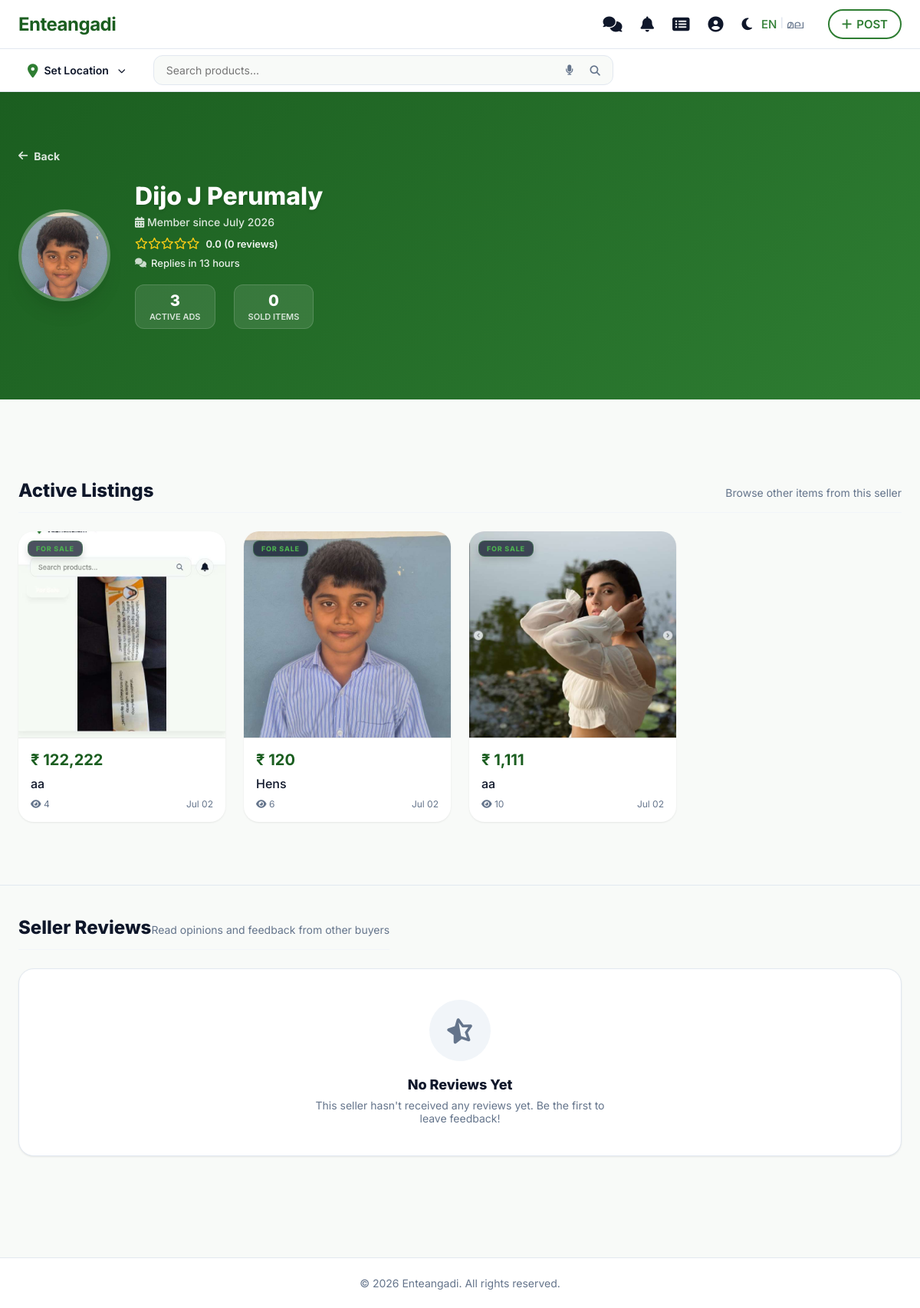
The page /user/view_profile.php?id=8 (signed in) on the database its author committed.
### tables this page shows
CREATE TABLE `users` (
  `id` int(11) NOT NULL AUTO_INCREMENT,
  `username` varchar(100) NOT NULL,
  `email` varchar(155) DEFAULT NULL,
  `phone_number` varchar(20) NOT NULL,
  `phone` varchar(20) DEFAULT NULL,
  `profile_picture` varchar(255) DEFAULT NULL,
  `password` varchar(255) NOT NULL,
  `role` enum('user','admin') DEFAULT 'user',
  `is_admin` tinyint(1) DEFAULT 0,
  `permissions` text DEFAULT NULL,
  `session_token` varchar(255) DEFAULT NULL,
  `last_activity` timestamp NULL DEFAULT NULL,
  `created_at` timestamp NOT NULL DEFAULT current_timestamp(),
  `tut_home` tinyint(1) DEFAULT 0,
  `tut_post` tinyint(1) DEFAULT 0,
  `tut_profile` tinyint(1) DEFAULT 0,
  `tut_inbox` tinyint(1) DEFAULT 0,
  `is_verified` tinyint(1) DEFAULT 0,
  PRIMARY KEY (`id`),
  UNIQUE KEY `phone_number` (`phone_number`),
  UNIQUE KEY `email` (`email`)
);

CREATE TABLE `products` (
  `id` int(11) NOT NULL AUTO_INCREMENT,
  `unique_id` varchar(20) DEFAULT NULL,
  `user_id` int(11) NOT NULL,
  `category_id` int(11) NOT NULL,
  `title` varchar(255) NOT NULL,
  `description` text DEFAULT NULL,
  `price` decimal(10,2) NOT NULL,
  `type` enum('sell','buy','rent') DEFAULT 'sell',
  `expiry_date` date DEFAULT NULL,
  `whatsapp_number` varchar(20) DEFAULT NULL,
  `phone_number` varchar(20) DEFAULT NULL,
  `location_name` varchar(255) DEFAULT NULL,
  `latitude` decimal(10,8) DEFAULT NULL,
  `longitude` decimal(11,8) DEFAULT NULL,
  `status` enum('active','deleted','sold','expired','pending','inactive') DEFAULT 'active',
  `status_reason` text DEFAULT NULL,
  `is_verified` tinyint(1) DEFAULT 0,
  `is_notified` tinyint(1) DEFAULT 0,
  `views` int(11) DEFAULT 0,
  `created_at` timestamp NOT NULL DEFAULT current_timestamp(),
  `updated_at` timestamp NOT NULL DEFAULT current_timestamp() ON UPDATE current_timestamp(),
  PRIMARY KEY (`id`),
  UNIQUE KEY `unique_id` (`unique_id`),
  KEY `user_id` (`user_id`),
  KEY `category_id` (`category_id`),
  KEY `idx_products_status_created` (`status`,`created_at`),
  KEY `idx_products_status_type_created` (`status`,`type`,`created_at`),
  CONSTRAINT `products_ibfk_1` FOREIGN KEY (`user_id`) REFERENCES `users` (`id`) ON DELETE CASCADE,
  CONSTRAINT `products_ibfk_2` FOREIGN KEY (`category_id`) REFERENCES `categories` (`id`) ON DELETE CASCADE
);

### includes/helpers.php (called while the page is built, shortened)
<?php
if (!function_exists('__')) {
    function __($key)
    {
        static $translations = null;
        if ($translations === null) {
            $lang = $_SESSION['lang'] ?? 'en';
            $lang_file = __DIR__ . "/lang/{$lang}.php";
            if (file_exists($lang_file)) {
                $translations = require $lang_file;
            } else {
                $translations = [];
            }
        }
        return $translations[$key] ?? $key;
    }
}
if (!function_exists('getUserTrustMetrics')) {
    function getUserTrustMetrics($user_id)
    {
        global $pdo;
        $stmt_r = $pdo->prepare("SELECT COALESCE(AVG(rating), 0) as avg_rating, COUNT(*) as review_count FROM user_ratings WHERE reviewee_id = ?");
        $stmt_r->execute([$user_id]);
        $rating_data = $stmt_r->fetch();
        $avg_rating = round(floatval($rating_data['avg_rating']), 1);
        $review_count = intval($rating_data['review_count']);
        $stmt_u = $pdo->prepare("SELECT created_at, email, phone_number, is_verified FROM users WHERE id = ?");
        $stmt_u->execute([$user_id]);
        $user_data = $stmt_u->fetch();
        $member_since = $user_data ? date('F Y', strtotime($user_data['created_at'])) : 'Unknown';
        $is_verified = $user_data ? (bool)$user_data['is_verified'] : false;
        $email_verified = $is_verified;
        $phone_verified = $is_verified;
        $stmt_msgs = $pdo->prepare("
            SELECT m1.created_at as received_at, MIN(m2.created_at) as replied_at
            FROM messages m1
            JOIN messages m2 ON m1.product_id = m2.product_id
                            AND m1.sender_id = m2.receiver_id
                            AND m1.receiver_id = m2.sender_id
                            AND m2.created_at > m1.created_at
            WHERE m1.receiver_id = ?
            GROUP BY m1.id
        ");
        $stmt_msgs->execute([$user_id]);
        $pairs = $stmt_msgs->fetchAll();
        $total_seconds = 0;
        $reply_count = 0;
        foreach ($pairs as $p) {
            $diff = strtotime($p['replied_at']) - strtotime($p['received_at']);
            if ($diff > 0 && $diff < 86400) {
                $total_seconds += $diff;
                $reply_count++;
            }
        }
        $response_time = "Replies within a few hours";
        if ($reply_count > 0) {
            $avg_seconds = $total_seconds / $reply_count;
            if ($avg_seconds < 1800) {
                $response_time = "Replies in minutes";
            } elseif ($avg_seconds < 3600) {
                $response_time = "Replies in 1 hour";
            } elseif ($avg_seconds < 7200) {
                $response_time = "Replies in 2 hours";
            } elseif ($avg_seconds < 86400) {
                $hours = round($avg_seconds / 3600);
                $response_time = "Replies in $hours hours";
            }
        }
        return [
            'avg_rating' => $avg_rating,
            'review_count' => $review_count,
            'member_since' => $member_since,
            'email_verified' => $email_verified,
            'phone_verified' => $phone_verified,
            'response_time' => $response_time
        ];
    }
}

### includes/lang/en.php (called while the page is built)
<?php
return [
    'app_name' => 'Enteangadi',
    'tagline' => 'Your Local Marketplace',
    'browse_categories' => 'Browse Categories',
    'fresh_recommendations' => 'Fresh Recommendations',
    'search_placeholder' => 'Search products...',
    'post_ad' => 'POST',
    'login' => 'Login',
    'sign_up' => 'Sign Up',
    'set_location' => 'Set Location',
    'wanted' => 'Looking For',
    'for_sale' => 'For Sale',
    'for_rent' => 'For Rent',
    'recently_viewed' => 'Recently viewed items',
    'expires_today' => 'Expires Today',
    'expiring_soon' => 'Expiring Soon',
    'no_products' => 'No products found',
    'be_the_first' => 'Be the first one to post an ad on Enteangadi!',
    'post_an_ad' => 'Post an Ad',
    'login_to_post' => 'Login to Post',
    'distance_away' => 'km away',
    'profile' => 'Profile',
    'account_management' => 'Account Management',
    'my_dashboard' => 'My Dashboard & Ads',
    'saved_favorites' => 'Saved Favorites',
    'messages' => 'Messages',
    'account_settings' => 'Account Settings',
    'help_support' => 'Help & Support',
    'logout' => 'Logout',
    'live_ads' => 'Live Ads',
    'sold_items' => 'Sold Items',
    'wishlist' => 'Wishlist',
    'settings' => 'Settings',
    'change_password' => 'Change Password',
    'logout_all_devices' => 'Logout from all devices',
    'delete_account' => 'Delete Account',
    'current_password' => 'Current Password',
    'new_password' => 'New Password',
    'confirm_password' => 'Confirm New Password',
    'update_password' => 'Update Password',
    'language' => 'Language',
    'select_language' => 'Select Language'
];

### user/view_profile.php (the view, shortened to what this page needs)
<?php
require_once '../config.php';
$view_user_id = $_GET['id'] ?? 0;
$user_stmt = $pdo->prepare("SELECT username, email, phone_number, profile_picture, created_at FROM users WHERE id = ?");
$user_stmt->execute([$view_user_id]);
$view_user = $user_stmt->fetch();
$ad_stmt = $pdo->prepare("
    SELECT p.*,
    (SELECT image_path FROM product_images pi WHERE pi.product_id = p.id LIMIT 1) as main_image,
    (SELECT COUNT(*) FROM wishlist w WHERE w.product_id = p.id) as like_count
    FROM products p
    WHERE p.user_id = ? AND p.status = 'active'
    ORDER BY p.created_at DESC
");
$ad_stmt->execute([$view_user_id]);
$active_ads = $ad_stmt->fetchAll();
$count_active = $pdo->prepare("SELECT COUNT(*) FROM products WHERE user_id = ? AND status = 'active'");
$count_active->execute([$view_user_id]);
$total_active_ads = $count_active->fetchColumn();
$count_sold = $pdo->prepare("SELECT COUNT(*) FROM products WHERE user_id = ? AND status = 'sold'");
$count_sold->execute([$view_user_id]);
$total_sold_ads = $count_sold->fetchColumn();
require_once '../includes/helpers.php';
$metrics = getUserTrustMetrics($view_user_id);
$reviews_stmt = $pdo->prepare("
    SELECT r.*, u.username as reviewer_name, u.profile_picture as reviewer_pic
    FROM user_ratings r
    JOIN users u ON r.reviewer_id = u.id
    WHERE r.reviewee_id = ?
    ORDER BY r.created_at DESC
");
$reviews_stmt->execute([$view_user_id]);
$reviews = $reviews_stmt->fetchAll();
require_once '../includes/header.php';
?>
<div class="view-profile-wrapper">
    <div class="profile-hero-card-premium">
        <div class="container">
            <div class="profile-nav-back">
                <a href="javascript:history.back()" class="btn-profile-back">
                    <i class="fa fa-arrow-left"></i> <span>Back</span>
                </a>
            </div>
            <div class="profile-hero-content-view">
                <div class="profile-avatar-wrapper-view">
                    <?php if (!empty($view_user['profile_picture'])): ?>
                        <img src="<?= $base_url . '/' . htmlspecialchars($view_user['profile_picture']) ?>" alt="Profile"
                            class="profile-avatar-img-view" onerror="this.style.display='none'; document.getElementById('profile-avatar-fallback').style.display='flex';">
                    <?php endif; ?>
                </div>
                <div class="profile-titles-view">
                    <div style="display: flex; align-items: center; gap: 10px; flex-wrap: wrap;">
                        <h1 style="margin: 0; font-size: 32px; font-weight: 800;"><?= htmlspecialchars($view_user['username']) ?></h1>
                    </div>
                    <p class="member-since" style="margin: 6px 0 0 0;"><i class="fa fa-calendar-alt"></i> Member since <?= htmlspecialchars($metrics['member_since']) ?></p>
                    <div class="profile-rating-stars-row" style="margin-top: 10px; display: flex; align-items: center; gap: 8px;">
                        <div style="color: #facc15; font-size: 15px;">
                            <?php
                            $stars = round($metrics['avg_rating']);
                            for ($i = 1; $i <= 5; $i++) {
                                if ($i <= $stars) {
                                    echo '<i class="fa fa-star"></i>';
                                } else {
                                    echo '<i class="far fa-star"></i>';
                                }
                            }
                            ?>
                        </div>
                        <span style="font-size: 13px; font-weight: 600; color: rgba(255,255,255,0.95);">
                            <?= number_format($metrics['avg_rating'], 1) ?> (<?= $metrics['review_count'] ?> <?= $metrics['review_count'] == 1 ? 'review' : 'reviews' ?>)
                        </span>
                    </div>
                    <div style="margin-top: 8px; font-size: 13px; color: rgba(255,255,255,0.9); font-weight: 500; display: flex; align-items: center; gap: 6px;">
                        <i class="fa fa-comments" style="font-size: 12px; opacity: 0.85;"></i> <?= htmlspecialchars($metrics['response_time']) ?>
                    </div>
                    <div class="profile-stats-row-view" style="margin-top: 20px;">
                        <div class="stat-box-view">
                            <span class="stat-number"><?= $total_active_ads ?></span>
                            <span class="stat-label">Active Ads</span>
                        </div>
                        <div class="stat-box-view">
                            <span class="stat-number"><?= $total_sold_ads ?></span>
                            <span class="stat-label">Sold Items</span>
                        </div>
                    </div>
                </div>
            </div>
        </div>
    </div>
    <div class="container active-listings-container">
        <div class="section-header-premium">
            <h2>Active Listings</h2>
            <p>Browse other items from this seller</p>
        </div>
        <?php if (empty($active_ads)): ?>
            <div class="empty-state-view-profile">
                <div class="empty-illustration">
                    <i class="fa fa-layer-group"></i>
                </div>
                <h3>No Active Listings</h3>
                <p>This user hasn't posted any active advertisements recently.</p>
            </div>
        <?php else: ?>
            <div class="product-grid" style="margin-top: 20px;">
                <?php foreach ($active_ads as $ad): ?>
                    <a href="../product.php?id=<?= $ad['id'] ?>" class="product-card" style="text-decoration: none;">
                        <?php if ($ad['type'] == 'buy'): ?>
                            <div class="badge-wanted"><?= htmlspecialchars(__('wanted')) ?></div>
                        <?php elseif ($ad['type'] == 'rent'): ?>
                            <div class="badge-rent"><?= htmlspecialchars(__('for_rent')) ?></div>
                        <?php else: ?>
                            <div class="badge-selling"><?= htmlspecialchars(__('for_sale')) ?></div>
                        <?php endif; ?>
                        <?php if ($ad['main_image']): ?>
                            <img src="../<?= htmlspecialchars($ad['main_image']) ?>" loading="lazy"
                                alt="<?= htmlspecialchars($ad['title']) ?>" class="product-card-image">
                        <?php endif; ?>
                        <div class="product-card-content">
                            <div class="product-card-price">₹ <?= number_format($ad['price'], 0) ?></div>
                            <div class="product-card-title"><?= htmlspecialchars($ad['title']) ?></div>
                            <div class="product-card-meta">
                                <span><i class="fa fa-eye"></i> <?= number_format($ad['views']) ?></span>
                                <span><?= date('M d', strtotime($ad['created_at'])) ?></span>
                            </div>
                        </div>
                    </a>
                <?php endforeach; ?>
            </div>
        <?php endif; ?>
    </div>
    <div class="container active-listings-container" style="margin-top: 50px; border-top: 1px solid var(--border-color); padding-top: 40px; margin-bottom: 40px;">
        <div style="display: flex; justify-content: space-between; align-items: center; margin-bottom: 24px; flex-wrap: wrap; gap: 12px;">
            <div class="section-header-premium" style="margin: 0;">
                <h2>Seller Reviews</h2>
                <p>Read opinions and feedback from other buyers</p>
            </div>
        </div>
        <?php if (empty($reviews)): ?>
            <div class="empty-state-view-profile" style="padding: 40px 20px;">
                <div class="empty-illustration">
                    <i class="fa fa-star-half-alt"></i>
                </div>
                <h3>No Reviews Yet</h3>
                <p>This seller hasn't received any reviews yet. Be the first to leave feedback!</p>
            </div>
        <?php endif; ?>
    </div>
</div>
<?php require_once '../includes/footer.php'; ?>

### rows shown on the page
users: profile_picture (picture), username "Dijo J Perumaly"
products: shows a picture, price "122,222", title "aa", views "4", created_at "Jul 02"
products: shows a picture, price "120", title "Hens", views "6", created_at "Jul 02"
products: shows a picture, price "1,111", title "aa", views "10", created_at "Jul 02"

### other values the page prints
$app_settings['app_name'] "Enteangadi"
__('post_ad') "POST"
$_SESSION['user_location']['name'] "Set Location"
$metrics['member_since'] "July 2026"
$metrics['avg_rating'] "0.0"
$metrics['review_count'] "0"
$metrics['response_time'] "Replies in 13 hours"
$total_active_ads "3"
$total_sold_ads "0"
